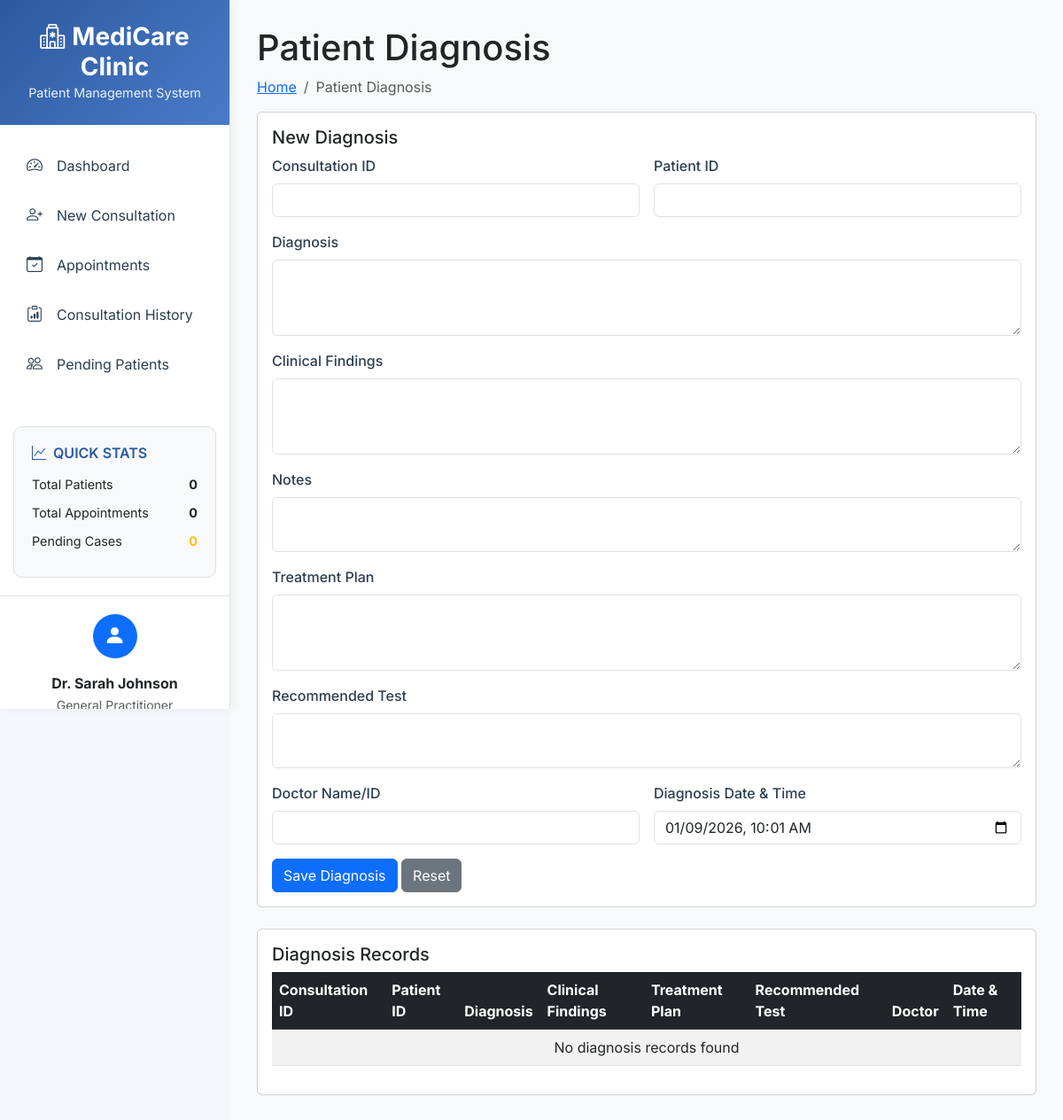
The app's page /modules/patient_diagnosis.php, older data.
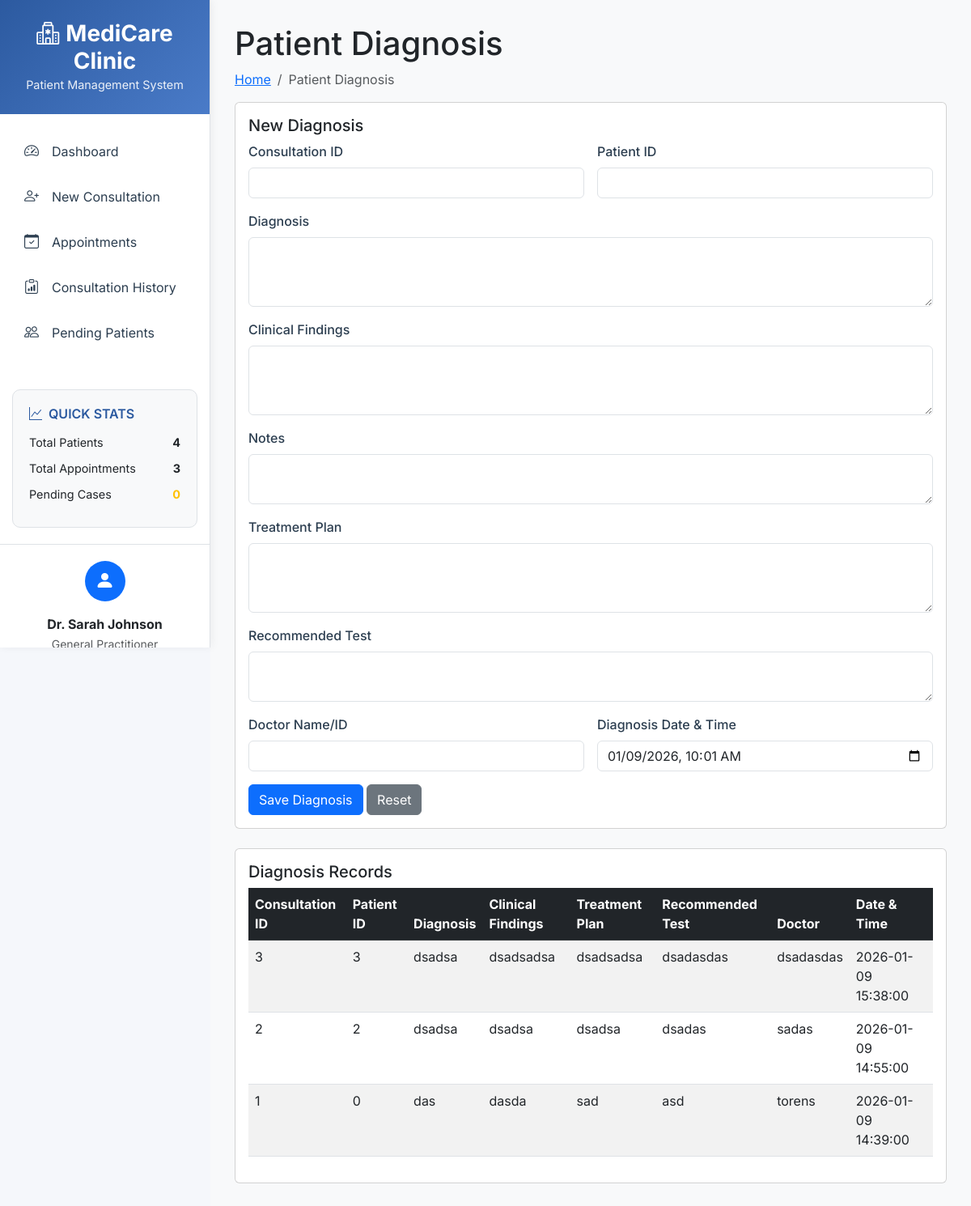
The same page, newer data.
### tables this page shows
CREATE TABLE `patient_diagnosis` (
  `consultation_id` int(11) NOT NULL,
  `patient_id` int(11) DEFAULT NULL,
  `diagnosis` text DEFAULT NULL,
  `clinical_findings` text DEFAULT NULL,
  `notes` text DEFAULT NULL,
  `treatment_plan` text DEFAULT NULL,
  `recommended_test` text DEFAULT NULL,
  `diagnosis_dateandtime` datetime DEFAULT NULL,
  `doctor_nameorid` varchar(255) DEFAULT NULL,
  `created_at` timestamp NOT NULL DEFAULT current_timestamp()
);

### modules/patient_diagnosis.php (the view, shortened to what the changed rows need)
<?php
require_once '../includes/connection.php';
require_once '../includes/header.php';
$sql = "SELECT * FROM patient_diagnosis ORDER BY diagnosis_dateandtime DESC";
$result = $conn->query($sql);
?>
<div class="pagetitle">
  <h1>Patient Diagnosis</h1>
</div>
<section class="section">
  <div class="row">
    <div class="col-lg-12">
      <div class="card">
        <div class="card-body">
          <div class="table-responsive">
            <table class="table table-striped table-hover">
              <thead class="table-dark">
                <tr>
                  <th>Consultation ID</th>
                  <th>Patient ID</th>
                  <th>Diagnosis</th>
                  <th>Clinical Findings</th>
                  <th>Treatment Plan</th>
                  <th>Recommended Test</th>
                  <th>Doctor</th>
                  <th>Date & Time</th>
                </tr>
              </thead>
              <tbody>
                <?php
                if ($result && $result->num_rows > 0) {
                  while($row = $result->fetch_assoc()) {
                    echo "<tr>";
                    echo "<td>" . $row["consultation_id"] . "</td>";
                    echo "<td>" . $row["patient_id"] . "</td>";
                    echo "<td>" . htmlspecialchars($row["diagnosis"] ?? '') . "</td>";
                    echo "<td>" . htmlspecialchars($row["clinical_findings"] ?? '') . "</td>";
                    echo "<td>" . htmlspecialchars($row["treatment_plan"] ?? '') . "</td>";
                    echo "<td>" . htmlspecialchars($row["recommended_test"] ?? '') . "</td>";
                    echo "<td>" . htmlspecialchars($row["doctor_nameorid"] ?? '') . "</td>";
                    echo "<td>" . htmlspecialchars($row["diagnosis_dateandtime"] ?? '') . "</td>";
                    echo "</tr>";
                  }
                } else {
                  echo "<tr><td colspan='8' class='text-center'>No diagnosis records found</td></tr>";
                }
                ?>
              </tbody>
            </table>
          </div>
        </div>
      </div>
    </div>
  </div>
</section>
<?php
require_once '../includes/footer.php';
?>

### includes/header.php (shortened to what the changed rows need)
<!DOCTYPE html>
<html lang="en">
<head>
    <link href="https://cdn.jsdelivr.net/npm/bootstrap@5.3.0/dist/css/bootstrap.min.css" rel="stylesheet">
    <link rel="stylesheet" href="https://cdn.jsdelivr.net/npm/bootstrap-icons@1.10.0/font/bootstrap-icons.css">
</head>
<body>
    <div class="app-container">
        <div class="sidebar">
                        <?php
                        if (isset($conn)) {
                            $sql = "SELECT COUNT(*) as count FROM appointments WHERE schedule_date = CURDATE()";
                            $result = @$conn->query($sql);
                            if ($today_count > 0): ?>
                            <?php endif;
                        }
                        ?>
            <div class="quick-stats">
                <?php
                if (isset($conn)) {
                    $total_patients = 0;
                    $total_appointments = 0;
                    $sql1 = "SELECT COUNT(*) as count FROM consultation_form";
                    $result1 = @$conn->query($sql1);
                    if ($result1 && $result1->num_rows > 0) {
                        $row1 = $result1->fetch_assoc();
                        $total_patients = $row1['count'];
                    }
                    $sql2 = "SELECT COUNT(*) as count FROM appointments";
                    $result2 = @$conn->query($sql2);
                    if ($result2 && $result2->num_rows > 0) {
                        $row2 = $result2->fetch_assoc();
                        $total_appointments = $row2['count'];
                    }
                }
                ?>
                <div class="stat-item">
                    <span>Total Patients</span>
                    <strong><?php echo $total_patients; ?></strong>
                </div>
                <div class="stat-item">
                    <span>Total Appointments</span>
                    <strong><?php echo $total_appointments; ?></strong>
                </div>
            </div>
        </div>
        <div class="main-content">
            <div class="content-wrapper">

Row changes from the older to the newer data that the page shows:
added patient_diagnosis: consultation_id "3", patient "3", diagnosis "dsadsa", clinical_findings "dsadsadsa", treatment_plan "dsadsadsa", recommended_test "dsadasdas", doctor_nameorid "dsadasdas", diagnosis_dateandtime "2026-01-09 15:38:00"
added patient_diagnosis: consultation_id "2", patient "2", diagnosis "dsadsa", clinical_findings "dsadsa", treatment_plan "dsadsa", recommended_test "dsadas", doctor_nameorid "sadas", diagnosis_dateandtime "2026-01-09 14:55:00"
added patient_diagnosis: consultation_id "1", patient "0", diagnosis "das", clinical_findings "dasda", treatment_plan "sad", recommended_test "asd", doctor_nameorid "torens", diagnosis_dateandtime "2026-01-09 14:39:00"
Text that changed along with them:
$total_patients: "0" → "4"
$total_appointments: "0" → "3"
text no longer shown: "No diagnosis records found"
